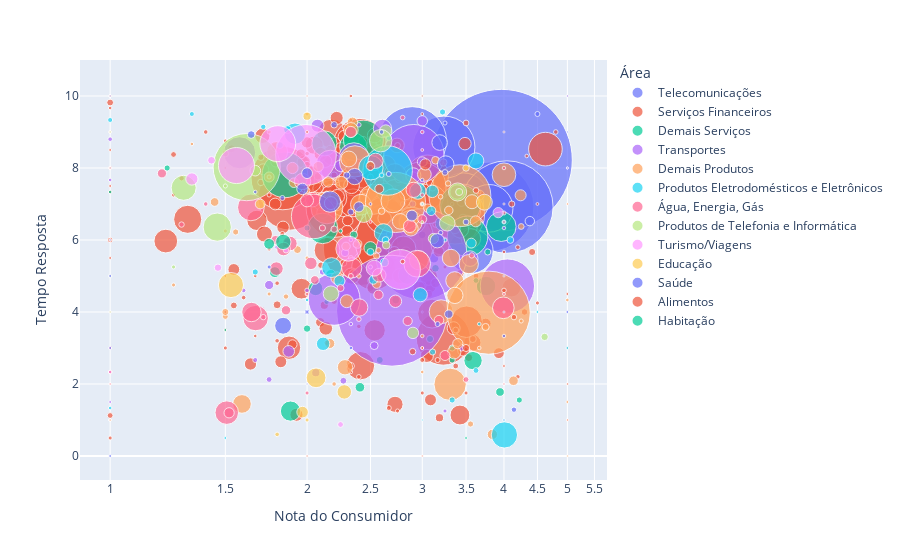

The notebook cell saved with this chart:
### Code cell
import plotly.express as px

fig = px.scatter(processed_df, x="Nota do Consumidor", y="Tempo Resposta",
                 size="Reclamações", color="Área",
                 hover_name="Empresa", log_x=True, size_max=100)
fig.show()

### Figure 1 — Plotly figure (JSON) as saved in the notebook; plotly's stock layout.template omitted (floating-point values rounded to 4 significant figures; data arrays with more than 128 entries replaced by an {"elided": "..."} marker saying what was removed)
{"data": [{"hovertemplate": "<b>%{hovertext}</b><br><br>Área=Telecomunicações<br>Nota do Consumidor=%{x}<br>Tempo Resposta=%{y}<br>Reclamações=%{marker.size}<extra></extra>", "hovertext": ["Claro Celular", "Vivo - Telefônica", "Claro TV ", "Tim", "SKY", "NET", "Oi Celular", "Oi Fixo", "Claro Fixo - Embratel", "Algar Fixo", "Copel Telecom", "Unifique", "Brisanet Telecom", "Hughes", "Algar Celular", "Vip Telecom", "Net Angra"], "legendgroup": "Telecomunicações", "marker": {"color": "#636efa", "size": [1906, 4755, 606, 2034, 474, 540, 920, 1121, 384, 48, 68, 5, 14, 21, 24, 7, 0], "sizemode": "area", "sizeref": 0.4755, "symbol": "circle"}, "mode": "markers", "name": "Telecomunicações", "orientation": "v", "showlegend": true, "x": [3.797, 3.967, 3.465, 4.041, 3.559, 3.796, 3.237, 2.896, 3.469, 2.729, 1.838, 2.4, 3.0, 4.381, 3.125, 4.143, null], "xaxis": "x", "y": [6.922, 8.22, 7.163, 6.915, 5.688, 6.88, 8.578, 8.75, 6.992, 6.083, 3.618, 5.6, 6.143, 6.524, 5.5, 1.286, null], "yaxis": "y", "type": "scatter"}, {"hovertemplate": "<b>%{hovertext}</b><br><br>Área=Serviços Financeiros<br>Nota do Consumidor=%{x}<br>Tempo Resposta=%{y}<br>Reclamações=%{marker.size}<extra></extra>", "hovertext": {"elided": "313 str values"}, "legendgroup": "Serviços Financeiros", "marker": {"color": "#EF553B", "size": {"elided": "313 int values"}, "sizemode": "area", "sizeref": 0.4755, "symbol": "circle"}, "mode": "markers", "name": "Serviços Financeiros", "orientation": "v", "showlegend": true, "x": {"elided": "313 float values"}, "xaxis": "x", "y": {"elided": "313 float values"}, "yaxis": "y", "type": "scatter"}, {"hovertemplate": "<b>%{hovertext}</b><br><br>Área=Demais Serviços <br>Nota do Consumidor=%{x}<br>Tempo Resposta=%{y}<br>Reclamações=%{marker.size}<extra></extra>", "hovertext": ["iFood", "Google", "Livelo", "Tudo Azul", "99App", "Editora Abril", "Correios", "Unidas Rent a Car", "Netflix", "Eventim Brasil", "Dotz", "Rappi", "Editora Globo", "Abastece Aí - Km de Vantagens", "Facebook / Instagram", "Loggi", "Localiza Zarp", "Ingresso Rápido", "Localiza Rent a Car", "Uber", "Globoplay", "L4B Logística (Loggi XD)", "Tickets For Fun", "Universo Online - UOL", "Localiza Meoo", "Smartfit", "99Food", "Hotmart", "Stix", "Cinemark", "BR Distribuidora (Petrobras)", "Zoom", "Premiere", "OLX", "Sympla", "Ingresso.com", "Portal Terra ", "Estadão (Jornal O Estado de S. Paulo)", "Deezer", "Hyundai Caoa", "Ticket360", "BuscaPé", "L’Oréal Brasil", "Cia de Automóveis Slaviero - Curitiba", "Bretas", "Cartola", "Shipp - Americanas Delivery"], "legendgroup": "Demais Serviços ", "marker": {"color": "#00cc96", "size": [393, 210, 181, 391, 223, 40, 499, 49, 18, 13, 77, 97, 21, 78, 151, 14, 15, 7, 46, 376, 80, 14, 28, 53, 2, 90, 22, 12, 4, 9, 9, 5, 9, 23, 12, 8, 9, 9, 2, 4, 3, 1, 2, 1, 2, 0, 1], "sizemode": "area", "sizeref": 0.4755, "symbol": "circle"}, "mode": "markers", "name": "Demais Serviços ", "orientation": "v", "showlegend": true, "x": [3.427, 3.962, 2.354, 3.519, 2.112, 2.5, 1.85, 2.061, 3.944, 2.0, 2.636, 1.887, 2.286, 2.846, 2.126, 2.357, 2.733, 2.143, 3.217, 2.439, 3.587, 3.143, 1.786, 2.528, 3.5, 3.756, 2.409, 2.583, 3.5, 3.333, 3.333, 3.0, 4.222, 2.174, 3.083, 3.625, 2.889, 3.778, 4.0, 2.25, 1.0, 5.0, 2.5, 1.0, 1.5, null, 1.0], "xaxis": "x", "y": [6.967, 6.371, 8.591, 6.102, 6.323, 5.775, 7.81, 4.653, 1.778, 3.538, 7.325, 1.247, 4.286, 5.026, 8.682, 6.143, 4.333, 4.286, 6.457, 8.777, 2.65, 5.214, 5.107, 8.132, 0.5, 4.722, 1.909, 2.667, 6.5, 2.667, 3.0, 8.2, 1.556, 5.043, 3.25, 4.875, 5.0, 5.667, 4.0, 6.25, 7.333, 2.0, 7.5, 1.0, 3.5, null, 9.0], "yaxis": "y", "type": "scatter"}, {"hovertemplate": "<b>%{hovertext}</b><br><br>Área=Transportes<br>Nota do Consumidor=%{x}<br>Tempo Resposta=%{y}<br>Reclamações=%{marker.size}<extra></extra>", "hovertext": ["Latam Airlines (Tam)", "United Airlines", "Gol Linhas Aéreas", "TAP Air Portugal", "Azul Linhas Aéreas", "British Airways", "Smiles", "Qatar Airways", "Copa Airlines", "Itapemirim Transportes Aéreos", "Lufthansa", "Ethiopian Airlines", "American Airlines", "Norwegian", "Emirates", "Alitalia", "Aeromexico", "Iberia Lineas Aereas", "Air France", "MaxMilhas", "Air Europa", "Avianca - Voos internacionais", "Passaredo Linhas Aéreas", "Sky Airline", "Delta Air Lines", "Turkish Airlines", "Azul Cargo", "Aerolíneas Argentinas", "Swiss", "Gontijo", "Latam Cargo", "Cabo Verde Airlines", "KLM", "Boliviana de Aviación - BoA", "Air Canada", "Buser Brasil", "TAAG - Linhas Aéreas de Angola", "MAP Linhas Aéreas", "Flybondi", "Royal Air Maroc", "JetSMART Airlines", "Unesul", "Guichê Virtual", "Amaszonas Línea Aérea", "Viação Santa Cruz"], "legendgroup": "Transportes", "marker": {"color": "#ab63fa", "size": [1979, 12, 2927, 640, 700, 16, 869, 15, 54, 215, 15, 5, 58, 6, 5, 246, 26, 79, 32, 193, 32, 40, 9, 5, 9, 14, 5, 10, 8, 3, 2, 5, 20, 3, 11, 23, 4, 3, 4, 5, 3, 1, 3, 0, 0], "sizemode": "area", "sizeref": 0.4755, "symbol": "circle"}, "mode": "markers", "name": "Transportes", "orientation": "v", "showlegend": true, "x": [2.99, 2.917, 2.697, 2.2, 4.049, 2.062, 2.913, 1.867, 2.907, 2.358, 2.533, 1.6, 3.552, 1.667, 1.8, 1.577, 3.0, 2.608, 1.875, 2.171, 2.25, 2.075, 2.111, 2.4, 3.444, 2.286, 2.8, 2.9, 1.75, 1.0, 1.0, 2.0, 1.75, 2.333, 2.273, 3.0, 3.25, 2.0, 2.5, 1.0, 4.0, 5.0, 2.333, null, null], "xaxis": "x", "y": [5.603, 5.417, 4.035, 4.352, 4.72, 2.312, 8.369, 5.933, 7.796, 8.284, 3.067, 4.6, 5.483, 2.667, 5.8, 8.423, 9.308, 9.101, 2.906, 8.098, 8.062, 9.175, 5.111, 9.2, 3.0, 5.643, 7.0, 7.0, 2.125, 7.667, 1.5, 4.6, 4.75, 3.667, 2.091, 8.174, 1.25, 4.0, 5.25, 8.8, 6.333, 1.0, 6.0, null, null], "yaxis": "y", "type": "scatter"}, {"hovertemplate": "<b>%{hovertext}</b><br><br>Área=Demais Produtos<br>Nota do Consumidor=%{x}<br>Tempo Resposta=%{y}<br>Reclamações=%{marker.size}<extra></extra>", "hovertext": ["Lojas Renner", "Amazon.com.br", "Extra.com", "Magazine Luiza - Loja Online", "Mobly", "Submarino", "Procter & Gamble (P&G)", "Riachuelo - Loja Online", "Carrefour.com", "Zattini", "Netshoes", "O Boticário (Interbelle)", "Americanas.com", "Mercado Livre", "Shoptime", "Leroy Merlin", "Dafiti", "Hering", "Livraria Cultura", "Natura", "Beleza na Web", "Carrefour", "C&A", "Toyota", "Shopee Brasil", "Tok&Stok - Loja Online", "Studio Z", "Beautybox", "Marelli - Móveis para Escritório", "Vivara", "Volkswagen", "Adidas", "Centauro", "Kalunga", "MadeiraMadeira", "Ipiranga", "Nadir Figueiredo - Marinex - Copo Americano - SM - Duralex - Colorex - Sempre", "Honda Automóveis", "Privalia", "Camicado", "Hyundai Motor Brasil", "Mundial Editora", "Postos Shell", "Ford", "Alpargatas (Havaianas, Osklen, Dupé)", "Infracommerce", "Centauro.com.br", "Panini", "Eudora (Interbelle)", "Avon", "Atacadão", "Enjoei", "Lojas Colombo", "Lojas Colombo.com", "Marisa - Loja Online", "Jequiti Cosméticos", "Polishop", "Lojas Avenida", "Chevrolet", "Lojas MM - Mercadomóveis", "Época Cosméticos", "Luxottica", "Lojas Becker", "Lojas Riachuelo", "Localiza Seminovos", "Marabraz.com", "Moto Honda", "Telhanorte", "Etna", "Elo7", "Renault", "Farfetch", "Nissan", "Big Bompreço", "Marabraz - Lojas Físicas", "Aliança Móveis", "Móveis Gazin", "Herval Móveis e Colchões", "Tricae", "Gazin.com.br", "Kanui", "Pernambucanas", "Grão de Gente", "Flexform", "Vult Cosmética", "Lojas Lebes", "Dewalt", "Stanley", "Dpaschoal", "Editora Escala", "Youcom", "Incepa", "Palácio das Ferramentas", "Ellus - Loja Online", "quem disse, berenice?", "Jocar.com.br"], "legendgroup": "Demais Produtos", "marker": {"color": "#FFA15A", "size": [77, 249, 234, 913, 40, 212, 3, 136, 126, 29, 133, 103, 860, 1644, 136, 56, 88, 36, 5, 87, 60, 47, 63, 17, 242, 25, 7, 24, 1, 8, 26, 39, 105, 17, 45, 12, 4, 14, 42, 18, 18, 4, 51, 29, 10, 4, 51, 5, 26, 72, 3, 58, 22, 15, 25, 24, 7, 9, 30, 4, 25, 3, 0, 22, 4, 1, 18, 4, 83, 6, 17, 9, 9, 5, 1, 3, 2, 3, 4, 8, 8, 12, 7, 2, 4, 4, 1, 1, 0, 1, 0, 1, 0, 0, 0, 1], "sizemode": "area", "sizeref": 0.4755, "symbol": "circle"}, "mode": "markers", "name": "Demais Produtos", "orientation": "v", "showlegend": true, "x": [3.364, 3.309, 2.368, 3.425, 2.3, 2.528, 5.0, 3.206, 2.881, 4.241, 4.0, 2.417, 2.73, 3.791, 2.706, 2.286, 3.534, 2.222, 2.2, 2.966, 2.317, 3.574, 3.365, 2.294, 2.145, 2.08, 1.857, 1.75, 1.0, 1.5, 2.346, 2.256, 1.8, 3.294, 3.022, 3.75, 1.5, 3.143, 3.357, 2.556, 1.444, 1.75, 2.882, 3.621, 2.6, 1.25, 2.333, 3.2, 2.154, 3.319, 3.0, 2.776, 1.909, 1.933, 3.4, 2.167, 2.571, 3.556, 1.9, 3.0, 3.84, 3.0, null, 4.136, 2.0, 5.0, 2.389, 4.25, 1.59, 2.333, 3.059, 1.556, 2.556, 2.4, 5.0, 3.667, 3.0, 1.333, 1.75, 2.0, 4.25, 1.5, 3.286, 5.0, 2.0, 1.75, 1.0, 5.0, null, 3.0, null, 1.0, null, null, null, 5.0], "xaxis": "x", "y": [4.87, 1.992, 8.184, 7.229, 4.3, 7.127, 4.333, 4.007, 6.5, 7.241, 7.812, 6.981, 7.043, 3.981, 7.088, 2.464, 5.33, 4.944, 2.0, 5.437, 8.25, 7.064, 4.46, 5.824, 6.893, 8.04, 4.429, 7.75, 9.0, 3.875, 9.269, 7.59, 8.448, 6.824, 7.822, 3.583, 6.25, 8.214, 2.881, 4.778, 7.056, 9.0, 6.314, 6.517, 6.8, 4.75, 9.059, 7.2, 7.615, 5.5, 2.333, 6.517, 7.591, 5.733, 3.12, 3.125, 5.714, 0.8889, 8.0, 7.0, 0.6, 3.333, null, 2.091, 5.5, 1.0, 5.889, 3.75, 1.446, 5.5, 6.882, 6.222, 5.556, 5.0, 1.0, 3.0, 7.5, 8.667, 4.5, 7.375, 6.375, 4.0, 7.571, 1.5, 9.5, 7.75, 1.0, 0.0, null, 8.0, null, 8.0, null, null, null, 7.0], "yaxis": "y", "type": "scatter"}, {"hovertemplate": "<b>%{hovertext}</b><br><br>Área=Produtos Eletrodomésticos e Eletrônicos<br>Nota do Consumidor=%{x}<br>Tempo Resposta=%{y}<br>Reclamações=%{marker.size}<extra></extra>", "hovertext": ["Consul", "LG Electronics", "Casasbahia.com", "Magazine Luiza - Loja Física", "Philco", "Frigelar", "Casas Bahia", "Electrolux - Eletroportáteis", "Cadence Eletrodomésticos", "Electrolux - Linha Branca", "Brastemp", "Loja Electrolux", "Pontofrio.com", "Mondial", "Lojas Sipolatti", "SEMP TCL", "Loja Brastemp", "Novo Mundo", "Black & Decker", "Nespresso", "Compra Certa", "AOC", "Britânia", "Fischer", "Ponto Frio", "Dako", "Lojas Koerich", "Polishop.com.br", "Esmaltec", "Loja Consul", "Philips Walita", "Panasonic", "MegaMamute", "Oster do Brasil", "Eletrosom", "Girafa.com.br", "Gree", "Philips Avent e Cuidados Pessoais", "Philips Áudio e Vídeo", "Philips TV e Monitores", "Atlas Eletrodomésticos", "Komeco", "Mueller Fogões", "GA.MA Italy", "Mueller Eletrodomésticos", "Lojas Dona do Lar", "Lojas TaQi"], "legendgroup": "Produtos Eletrodomésticos e Eletrônicos", "marker": {"color": "#19d3f3", "size": [37, 164, 582, 61, 94, 6, 108, 23, 2, 81, 64, 21, 143, 43, 7, 29, 16, 19, 9, 9, 12, 11, 48, 6, 15, 2, 9, 3, 9, 11, 5, 9, 2, 8, 4, 3, 1, 11, 4, 6, 3, 2, 0, 0, 1, 0, 1], "sizemode": "area", "sizeref": 0.4755, "symbol": "circle"}, "mode": "markers", "name": "Produtos Eletrodomésticos e Eletrônicos", "orientation": "v", "showlegend": true, "x": [3.108, 4.006, 2.656, 3.623, 2.181, 1.333, 1.917, 3.565, 1.5, 2.617, 2.953, 3.095, 2.503, 2.116, 1.714, 2.241, 2.625, 2.526, 3.333, 1.667, 2.5, 1.818, 2.979, 2.667, 1.867, 4.5, 3.111, 2.0, 2.0, 2.636, 2.6, 3.222, 4.0, 3.625, 4.0, 1.0, 3.0, 4.091, 3.25, 1.0, 3.667, 5.0, null, null, 3.0, null, 1.0], "xaxis": "x", "y": [7.351, 0.5854, 7.93, 8.197, 5.234, 9.5, 8.954, 5.913, 0.5, 6.198, 7.359, 6.81, 8.007, 3.116, 9.143, 4.862, 5.375, 4.895, 1.556, 5.111, 5.667, 8.636, 4.479, 8.833, 9.067, 4.0, 2.889, 4.333, 6.333, 6.0, 7.8, 9.556, 1.0, 2.375, 6.5, 1.333, 1.0, 6.0, 6.0, 9.333, 3.667, 3.0, null, null, 10.0, null, 9.0], "yaxis": "y", "type": "scatter"}, {"hovertemplate": "<b>%{hovertext}</b><br><br>Área=Água, Energia, Gás<br>Nota do Consumidor=%{x}<br>Tempo Resposta=%{y}<br>Reclamações=%{marker.size}<extra></extra>", "hovertext": ["Light", "Equatorial Pará (CELPA)", "Enel Distribuição Rio (Ampla)", "Neoenergia Coelba", "Cemig", "Copasa - Companhia de Saneamento de Minas Gerais", "Enel Distribuição São Paulo (Eletropaulo)", "Celesc", "Energisa Mato Grosso do Sul ", "Enel Distribuição Ceará (Coelce)", "CPFL Paulista", "Neoenergia Pernambuco (Celpe)", "Amazonas Energia", "Embasa", "Equatorial Alagoas", "Equatorial Maranhão (CEMAR)", "Águas de Timon", "Neoenergia Brasília (CEB)", "Copel - Companhia Paranaense de Energia", "EDP Espírito Santo", "Energisa Mato Grosso", "Equatorial Piauí", "CPFL Santa Cruz", "Sabesp", "Cesan", "CEEE Distribuição", "Neoenergia Elektro", "Ultragaz", "Cagece", "CPFL Piratininga", "Energisa Borborema", "RGE - Rio Grande Energia", "Energisa Paraíba", "CEDAE", "Comgás - Companhia de Gás de São Paulo", "Energisa Rondônia (Ceron)", "Gás Natural Serviços (Naturgy Soluções)", "Energisa Sul-Sudeste ", "Enel Distribuição Goiás (CELG)", "Águas de Pará de Minas", "EDP São Paulo", "Sanepar", "Energisa Acre (Eletroacre)", "Saneago", "Águas de Manaus", "Naturgy (antiga Gás Natural Fenosa)", "BRK Ambiental Maranhão", "Energisa Nova Friburgo", "Roraima Energia", "Cagepa", "Casan - Companhia Catarinense de Águas e Saneamento", "Compesa", "Águas Cuiabá", "Energisa Sergipe", "Águas de Nova Friburgo", "Cocel - Companhia Campolarguense de Energia", "Águas Guariroba", "Neoenergia Cosern", "Energisa Minas Gerais", "Águas de Jahu", "BRK Ambiental Tocantins (Saneatins)", "SAAE Sorocaba", "Águas do Rio", "Águas do Paraíba", "Energisa Tocantins", "Águas de Niterói", "DME Distribuição", "Águas Colíder", "Águas do Imperador"], "legendgroup": "Água, Energia, Gás", "marker": {"color": "#FF6692", "size": [170, 51, 132, 154, 170, 50, 471, 19, 18, 97, 51, 40, 20, 40, 20, 37, 3, 90, 72, 25, 64, 112, 5, 56, 7, 9, 37, 21, 19, 44, 8, 44, 24, 39, 30, 13, 2, 7, 55, 0, 21, 45, 7, 10, 2, 22, 2, 3, 2, 5, 4, 10, 12, 4, 1, 1, 5, 6, 2, 1, 4, 2, 2, 0, 2, 1, 0, 0, 0], "sizemode": "area", "sizeref": 0.4755, "symbol": "circle"}, "mode": "markers", "name": "Água, Energia, Gás", "orientation": "v", "showlegend": true, "x": [2.947, 3.392, 1.508, 1.669, 1.641, 2.04, 2.047, 1.789, 2.056, 2.34, 1.882, 2.0, 1.2, 2.175, 2.85, 2.73, 3.0, 1.644, 2.403, 1.52, 1.969, 3.991, 2.8, 2.911, 1.286, 2.111, 2.027, 2.571, 3.0, 1.841, 3.5, 1.795, 3.25, 2.872, 2.333, 3.231, 3.0, 3.571, 2.545, null, 1.857, 2.578, 1.714, 2.2, 2.5, 3.182, 3.0, 4.0, 3.0, 2.4, 2.0, 1.5, 2.25, 4.0, 1.0, 4.0, 1.4, 2.333, 1.0, 5.0, 3.0, 2.0, 4.0, null, 4.0, 1.0, null, null, null], "xaxis": "x", "y": [5.341, 7.333, 1.205, 3.831, 6.906, 7.12, 6.654, 6.0, 4.889, 5.227, 5.902, 7.1, 7.85, 7.025, 3.75, 4.297, 9.0, 4.0, 4.125, 1.2, 7.625, 4.116, 9.4, 7.393, 6.429, 6.333, 5.351, 4.476, 6.579, 5.75, 2.125, 5.205, 2.792, 6.385, 9.0, 8.154, 3.0, 5.571, 8.2, null, 4.048, 5.022, 3.857, 6.3, 6.5, 3.773, 8.5, 8.0, 7.0, 3.8, 1.75, 8.4, 4.667, 6.75, 2.0, 2.0, 7.0, 5.0, 3.0, 8.0, 7.25, 4.5, 4.5, null, 6.5, 8.0, null, null, null], "yaxis": "y", "type": "scatter"}, {"hovertemplate": "<b>%{hovertext}</b><br><br>Área=Produtos de Telefonia e Informática<br>Nota do Consumidor=%{x}<br>Tempo Resposta=%{y}<br>Reclamações=%{marker.size}<extra></extra>", "hovertext": ["Multilaser", "Positivo Tecnologia", "Samsung - Loja Online", "Samsung", "Apple", "KaBuM!", "Motorola", "Fast Shop", "Bemol", "Americanas", "Iplace", "Dell", "Lenovo Informática", "Sou barato", "D-Link", "HP Brasil", "GBarbosa", "DL Eletrônicos", "Asus", "Epson do Brasil", "Ibyte"], "legendgroup": "Produtos de Telefonia e Informática", "marker": {"color": "#B6E880", "size": [36, 25, 78, 1073, 149, 120, 57, 190, 13, 31, 12, 58, 27, 68, 2, 14, 4, 1, 10, 4, 3], "sizemode": "area", "sizeref": 0.4755, "symbol": "circle"}, "mode": "markers", "name": "Produtos de Telefonia e Informática", "orientation": "v", "showlegend": true, "x": [2.639, 3.12, 3.397, 1.617, 1.295, 2.592, 2.175, 1.458, 4.615, 2.903, 3.417, 3.276, 1.667, 2.441, 3.0, 2.643, 1.25, 1.0, 2.5, 1.5, 1.0], "xaxis": "x", "y": [9.028, 6.04, 7.333, 8.024, 7.45, 8.758, 4.509, 6.358, 3.308, 3.419, 7.333, 6.466, 7.926, 6.721, 6.5, 5.857, 5.25, 4.0, 8.1, 7.5, 5.0], "yaxis": "y", "type": "scatter"}, {"hovertemplate": "<b>%{hovertext}</b><br><br>Área=Turismo/Viagens<br>Nota do Consumidor=%{x}<br>Tempo Resposta=%{y}<br>Reclamações=%{marker.size}<extra></extra>", "hovertext": ["123 Milhas", "Decolar.com", "CVC Viagens", "Submarino Viagens", "Azul Viagens", "ViajaNet", "Latam Travel", "Booking.com", "Agaxtur Viagens", "Expedia.com.br", "Hoteis.com", "Flytour Viagens", "Airbnb", "Egali Intercâmbio", "CI Central de Intercâmbio Viagens"], "legendgroup": "Turismo/Viagens", "marker": {"color": "#FF97FF", "size": [379, 878, 306, 309, 25, 150, 13, 60, 7, 14, 36, 8, 3, 1, 1], "sizemode": "area", "sizeref": 0.4755, "symbol": "circle"}, "mode": "markers", "name": "Turismo/Viagens", "orientation": "v", "showlegend": true, "x": [2.778, 1.992, 1.804, 1.56, 3.92, 2.313, 1.462, 2.533, 1.857, 1.429, 1.333, 2.25, 1.0, 5.0, 1.0], "xaxis": "x", "y": [5.179, 8.363, 8.676, 8.068, 6.76, 5.76, 5.231, 5.217, 5.714, 8.214, 7.694, 0.875, 2.333, 10.0, 8.0], "yaxis": "y", "type": "scatter"}, {"hovertemplate": "<b>%{hovertext}</b><br><br>Área=Educação<br>Nota do Consumidor=%{x}<br>Tempo Resposta=%{y}<br>Reclamações=%{marker.size}<extra></extra>", "hovertext": ["Universidade Estácio de Sá", "Faculdade Unopar", "Faculdade Anhanguera", "Faculdade Unic", "Wiser Educação (Wise Up, Number One, MeuSucesso.com e Buzz Editora)", "Faculdade Pitágoras", "Faculdade UNIME", "Universidade Anhembi Morumbi", "Educa Mais Brasil Programas Educacionais", "Centro Universitário FMU", "EDE Editora e Distribuidora Educacional", "QI Escolas", "Faculdade FAMA", "Faculdade Metropolitana de Ribeirão Preto", "Instituto Mix de Profissões", "Senac - Santa Catarina", "STB - Student Travel Bureau"], "legendgroup": "Educação", "marker": {"color": "#FECB52", "size": [151, 50, 93, 4, 60, 32, 5, 23, 10, 16, 0, 1, 1, 0, 0, 0, 1], "sizemode": "area", "sizeref": 0.4755, "symbol": "circle"}, "mode": "markers", "name": "Educação", "orientation": "v", "showlegend": true, "x": [1.53, 2.28, 2.065, 2.0, 3.733, 1.969, 1.8, 1.696, 3.5, 2.0, null, 1.0, 1.0, null, null, null, 1.0], "xaxis": "x", "y": [4.748, 1.78, 2.172, 1.0, 7.05, 1.219, 0.6, 7.0, 8.0, 9.438, null, 1.0, 1.0, null, null, null, 9.0], "yaxis": "y", "type": "scatter"}, {"hovertemplate": "<b>%{hovertext}</b><br><br>Área=Saúde<br>Nota do Consumidor=%{x}<br>Tempo Resposta=%{y}<br>Reclamações=%{marker.size}<extra></extra>", "hovertext": ["Amil", "Droga Raia", "Sompo Saúde ", "Odontoprev", "Allcare Administradora de Benefícios", "Golden Cross", "Ultrafarma", "Drogasil", "SulAmérica Saúde", "Drogaria Nova Esperança", "NotreDame Intermédica", "Qualicorp", "Cartão de Todos", "Panvel Farmácias", "Clinipam", "Dental Uni", "Bradesco Saúde", "Metlife Planos Odontológicos", "Odonto Empresas", "Unimed Norte Nordeste", "Clube de Saúde ", "Bayer - Divisão Animal", "Unimed Londrina", "Qsaúde", "Cruz Azul Saúde", "Unimed Vale do Sepotuba", "Benevix", "Central Nacional Unimed", "Porto Seguro Saúde e Odonto", "Unimed Curitiba", "Eurofarma", "SulAmérica Odontológico", "Unimed Belém", "Unimed Ribeirão Preto", "Unimed Paraná", "Unimed Seguros Saúde", "Unimed Uberlândia", "Unimed Cascavel", "Unimed Grande Florianópolis", "Aliança Administradora ", "SOBAM Centro Médico", "Unimed Odonto", "Unimed Fesp", "Supermed", "Unimed Porto Alegre", "Unimed Brusque", "Uniconsult Administradora de Benefícios", "Plena Saúde", "Santa Helena Saúde", "Unimed Litoral", "Unimed Blumenau ", "Unimed Fortaleza", "Unimed Noroeste/RS", "Unimed do Ceará", "Caixa Seguros Saúde", "Unimed Maranhão do Sul", "Unimed Nova Iguaçu", "Gama Saúde", "Care Plus Medicina Assistencial"], "legendgroup": "Saúde", "marker": {"color": "#636efa", "size": [107, 17, 3, 31, 5, 6, 6, 28, 28, 2, 66, 58, 63, 7, 25, 10, 49, 8, 2, 2, 8, 2, 0, 1, 5, 1, 4, 14, 6, 9, 1, 10, 2, 1, 3, 2, 0, 1, 6, 6, 1, 3, 3, 1, 1, 1, 0, 0, 1, 1, 0, 4, 0, 0, 0, 0, 0, 0, 1], "sizemode": "area", "sizeref": 0.4755, "symbol": "circle"}, "mode": "markers", "name": "Saúde", "orientation": "v", "showlegend": true, "x": [2.168, 3.294, 4.0, 1.968, 3.2, 3.167, 2.667, 2.893, 2.0, 2.5, 3.258, 3.19, 2.365, 2.0, 2.4, 2.2, 3.163, 3.5, 2.0, 1.0, 3.25, 1.0, null, 4.0, 2.6, 4.0, 1.75, 1.643, 1.833, 2.333, 1.0, 2.3, 5.0, 3.0, 2.333, 1.0, null, 5.0, 2.5, 4.5, 2.0, 1.667, 3.0, 4.0, 5.0, 1.0, null, null, 1.0, 1.0, null, 3.25, null, null, null, null, null, null, 5.0], "xaxis": "x", "y": [7.065, 3.941, 3.333, 7.419, 6.2, 3.667, 7.833, 6.679, 7.857, 7.0, 8.106, 8.707, 7.762, 4.0, 6.92, 9.2, 5.98, 6.5, 4.0, 0.0, 7.875, 3.0, null, 5.0, 9.0, 4.0, 5.25, 8.929, 7.167, 6.778, 5.0, 7.8, 4.0, 7.0, 3.0, 5.0, null, 10.0, 8.0, 9.5, 2.0, 7.333, 7.667, 1.0, 9.0, 6.0, null, null, 8.0, 10.0, null, 9.25, null, null, null, null, null, null, 8.0], "yaxis": "y", "type": "scatter"}, {"hovertemplate": "<b>%{hovertext}</b><br><br>Área=Alimentos<br>Nota do Consumidor=%{x}<br>Tempo Resposta=%{y}<br>Reclamações=%{marker.size}<extra></extra>", "hovertext": ["Nescafé Dolce Gusto", "Wine", "Extra ", "BIG", "Assaí Atacadista", "Fini - Loja Online", "Starbucks @ home", "Supermercado Now", "Pão de Açúcar ", "Hershey's", "Nestlé", "Garoto", "Maxxi Atacado", "Itambé", "Sam´s Club", "Dia Supermercados", "SuperMuffato.com", "Sonda Supermercados", "Ferrero do Brasil", "3corações", "Nacional", "General Mills (Yoki, Kitano, Mais Vita, Haagen Dazs, Betty Crocker)", "Lactalis (Président Parmalat Elegê Batavo Cotochés Poços de Caldas Balkis Boa Nata Dobon Galbani)", "Prezunic", "Harald", "Perini", "Camil", "Supermercados Mundial", "Ajinomoto do Brasil"], "legendgroup": "Alimentos", "marker": {"color": "#EF553B", "size": [10, 7, 37, 19, 5, 3, 0, 18, 30, 1, 12, 0, 2, 1, 8, 3, 5, 1, 1, 0, 1, 0, 1, 2, 0, 0, 1, 1, 0], "sizemode": "area", "sizeref": 0.4755, "symbol": "circle"}, "mode": "markers", "name": "Alimentos", "orientation": "v", "showlegend": true, "x": [2.9, 4.143, 3.486, 2.579, 2.8, 4.333, null, 2.5, 3.033, 2.0, 3.5, null, 2.0, 5.0, 3.625, 2.333, 4.0, 5.0, 5.0, null, 1.0, null, 5.0, 3.0, null, null, 3.0, 1.0, null], "xaxis": "x", "y": [2.9, 3.857, 8.676, 7.421, 5.4, 8.333, null, 8.056, 8.1, 0.0, 3.0, null, 9.0, 1.0, 7.375, 10.0, 4.6, 2.0, 2.0, null, 8.0, null, 2.0, 3.0, null, null, 10.0, 1.0, null], "yaxis": "y", "type": "scatter"}, {"hovertemplate": "<b>%{hovertext}</b><br><br>Área=Habitação<br>Nota do Consumidor=%{x}<br>Tempo Resposta=%{y}<br>Reclamações=%{marker.size}<extra></extra>", "hovertext": ["MRV Engenharia", "QuintoAndar", "Direcional Engenharia", "Cyrela", "Benx Incorporadora"], "legendgroup": "Habitação", "marker": {"color": "#00cc96", "size": [56, 28, 9, 1, 0], "sizemode": "area", "sizeref": 0.4755, "symbol": "circle"}, "mode": "markers", "name": "Habitação", "orientation": "v", "showlegend": true, "x": [1.839, 1.75, 1.222, 3.0, null], "xaxis": "x", "y": [5.946, 5.893, 8.0, 7.0, null], "yaxis": "y", "type": "scatter"}], "layout": {"xaxis": {"anchor": "y", "domain": [0.0, 1.0], "title": {"text": "Nota do Consumidor"}, "type": "log"}, "yaxis": {"anchor": "x", "domain": [0.0, 1.0], "title": {"text": "Tempo Resposta"}}, "legend": {"title": {"text": "Área"}, "tracegroupgap": 0, "itemsizing": "constant"}, "margin": {"t": 60}}}
